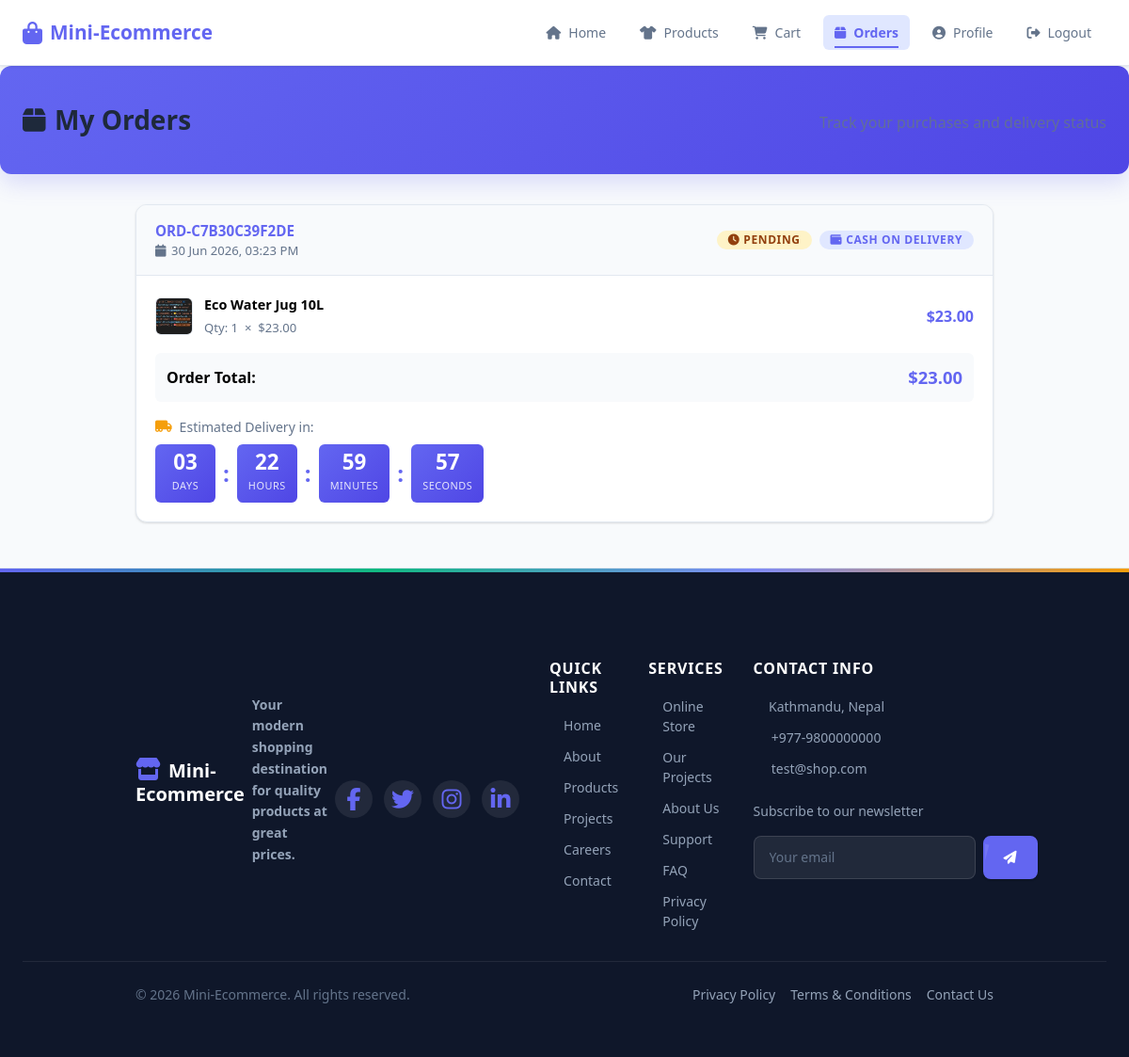
/orders/history.php (signed in), run on the app's committed database.
### tables this page shows
CREATE TABLE orders (
    order_id TEXT NOT NULL PRIMARY KEY,
    user_id TEXT NOT NULL,
    total_amount REAL NOT NULL,
    shipping_address TEXT DEFAULT NULL,
    payment_method TEXT NOT NULL,
    payment_status TEXT NOT NULL DEFAULT 'Pending',
    status TEXT NOT NULL DEFAULT 'Pending' CHECK(status IN ('Pending','Processing','Shipped','Delivered','Cancelled','Refunded')),
    tracking_number TEXT DEFAULT NULL,
    order_date TEXT DEFAULT (datetime('now')),
    updated_at TEXT DEFAULT (datetime('now')),
    FOREIGN KEY (user_id) REFERENCES users(user_id) ON DELETE CASCADE
);

### orders/history.php (the view, shortened to what this page needs)
<?php
$pdo    = getDB();
$userId = $_SESSION['user'];
$stmt = $pdo->prepare(
    'SELECT
        o.*,
        GROUP_CONCAT(p.name, "||") AS product_names,
        GROUP_CONCAT(oi.quantity, "||") AS quantities,
        GROUP_CONCAT(oi.price, "||") AS item_prices,
        GROUP_CONCAT(p.image, "||") AS images
     FROM orders o
     JOIN order_items oi ON oi.order_id = o.order_id
     JOIN products p ON p.product_id = oi.product_id
     WHERE o.user_id = ?
     GROUP BY o.order_id
     ORDER BY o.order_date DESC'
);
$stmt->execute([$userId]);
$orders = $stmt->fetchAll();
require_once __DIR__ . '/../includes/header.php';
?>
<div class="page-header">
    <h1><i class="fa-solid fa-box"></i> My Orders</h1>
    <p>Track your purchases and delivery status</p>
</div>
<div class="container">
<?php if (empty($orders)): ?>
<div class="empty-state">
    <i class="fa-solid fa-box-open"></i>
    <h3>No orders yet</h3>
    <p>Your order history will appear here after your first purchase.</p>
    <a href="<?= APP_URL ?>/product/products.php" class="btn btn-primary">
        <i class="fa-solid fa-store"></i> Start Shopping
    </a>
</div>
<?php else: ?>
<div class="orders-list">
<?php foreach ($orders as $order):
    $productNames = explode('||', $order['product_names']);
    $quantities   = explode('||', $order['quantities']);
    $itemPrices   = explode('||', $order['item_prices']);
    $images       = explode('||', $order['images'] ?? '');
    $orderTs   = strtotime($order['order_date']);
    $deliverTs = $orderTs + (4 * 86400);
    $nowTs     = time();
    $secsLeft  = $deliverTs - $nowTs;
    $delivered = $secsLeft <= 0;
?>
<div class="order-card">
    <div class="order-card-header">
        <div>
            <span class="order-id"><?= htmlspecialchars($order['order_id']) ?></span>
            <span class="order-date">
                <i class="fa-solid fa-calendar"></i>
                <?= date('d M Y, h:i A', strtotime($order['order_date'])) ?>
            </span>
        </div>
        <div class="order-badges">
            <span class="badge badge-payment
                <?= $order['payment_status'] === 'Completed' ? 'badge-success' : 'badge-warning' ?>">
                <i class="fa-solid fa-<?= $order['payment_status'] === 'Completed' ? 'circle-check' : 'clock' ?>"></i>
                <?= htmlspecialchars($order['payment_status']) ?>
            </span>
            <span class="badge badge-method">
                <i class="fa-solid fa-wallet"></i>
                <?= htmlspecialchars($order['payment_method']) ?>
            </span>
        </div>
    </div>
    <div class="order-card-body">
        <div class="order-products">
            <?php foreach ($productNames as $k => $pName): ?>
            <div class="order-product-row">
                <img src="<?= APP_URL ?>/assets/images/<?= htmlspecialchars($images[$k] ?? 'placeholder.jpg') ?>"
                     alt="<?= htmlspecialchars($pName) ?>"
                     onerror="this.src='<?= APP_URL ?>/assets/images/placeholder.jpg'"
                     class="cart-thumb-sm">
                <div class="order-product-info">
                    <strong><?= htmlspecialchars($pName) ?></strong>
                    <span>Qty: <?= (int)($quantities[$k] ?? 0) ?>
                          &nbsp;×&nbsp;
                          $<?= number_format((float)($itemPrices[$k] ?? 0), 2) ?>
                    </span>
                </div>
                <span class="order-item-sub">
                    $<?= number_format((int)$quantities[$k] * (float)$itemPrices[$k], 2) ?>
                </span>
            </div>
            <?php endforeach; ?>
        </div>
        <div class="order-total-row">
            <span>Order Total:</span>
            <strong>$<?= number_format($order['total_amount'], 2) ?></strong>
        </div>
        <div class="delivery-countdown-wrap">
            <?php if ($delivered): ?>
            <div class="delivery-delivered">
                <i class="fa-solid fa-circle-check"></i> Delivered
            </div>
            <?php else: ?>
            <div class="delivery-pending">
                <i class="fa-solid fa-truck-moving"></i>
                <span>Estimated Delivery in:</span>
            </div>
            <div class="countdown-timer"
                 data-delivery-ts="<?= $deliverTs ?>">
                <div class="cd-block">
                    <span class="cd-num" data-unit="days">0</span>
                    <span class="cd-label">Days</span>
                </div>
                <span class="cd-sep">:</span>
                <div class="cd-block">
                    <span class="cd-num" data-unit="hours">0</span>
                    <span class="cd-label">Hours</span>
                </div>
                <span class="cd-sep">:</span>
                <div class="cd-block">
                    <span class="cd-num" data-unit="minutes">0</span>
                    <span class="cd-label">Minutes</span>
                </div>
                <span class="cd-sep">:</span>
                <div class="cd-block">
                    <span class="cd-num" data-unit="seconds">0</span>
                    <span class="cd-label">Seconds</span>
                </div>
            </div>
            <?php endif; ?>
        </div>
    </div>
</div>
<?php endforeach; ?>
</div>
<?php endif; ?>
</div>
<?php require_once __DIR__ . '/../includes/footer.php'; ?>

### assets/css/style.css (style rules this page uses)
:root { --primary: #6366f1; --primary-dark: #4f46e5; --primary-light:#e0e7ff; --secondary: #64748b; --success: #22c55e; --success-light:#dcfce7; --warning: #f59e0b; --warning-light:#fef3c7; --danger: #ef4444; --danger-light: #fee2e2; --info: #3b82f6; --info-light: #dbeafe; --bg: #f8fafc; --bg-card: #ffffff; --border: #e2e8f0; --border-hover: #cbd5e1; --text: #1e293b; --texts: #e5e5e5; --text-muted: #64748b; --text-light: #94a3b8; --font: 'Segoe UI', system-ui, -apple-system, sans-serif; --radius: 0.75rem; --radius-sm: 0.5rem; --radius-lg: 1rem; --shadow-sm: 0 1px 2px rgba(0,0,0,.05); --shadow: 0 4px 6px -1px rgba(0,0,0,.1), 0 2px 4px -1px rgba(0,0,0,.06); --shadow-md: 0 10px 15px -3px rgba(0,0,0,.1), 0 4px 6px -2px rgba(0,0,0,.05); --shadow-lg: 0 20px 25px -5px rgba(0,0,0,.1), 0 10px 10px -5px rgba(0,0,0,.04); --nav-h: 70px; --transition: 0.2s ease; }
html { scroll-behavior: smooth; }
body { font-family: var(--font); background: var(--bg); color: var(--text); line-height: 1.6; min-height: 100vh; display: flex; flex-direction: column; }
img { max-width: 100%; display: block; }
.container { max-width: 1200px; margin: 0 auto; padding: 0 1.5rem; }
.page-header { background: linear-gradient(135deg, var(--primary) 0%, var(--primary-dark) 100%); color: #fff; padding: 2.5rem 1.5rem; margin-bottom: 2rem; display: flex; align-items: center; justify-content: space-between; flex-wrap: wrap; gap: 1rem; }
.page-header h1 { font-size: 1.75rem; font-weight: 700; display: flex; align-items: center; gap: .6rem; }
.page-header p { opacity: .85; margin-top: .25rem; }
.cart-thumb-sm { width: 40px; height: 40px; object-fit: cover; border-radius: var(--radius-sm); border: 1px solid var(--border); flex-shrink: 0; }
.orders-list { display: flex; flex-direction: column; gap: 1.5rem; }
.order-card { background: var(--bg-card); border: 1px solid var(--border); border-radius: var(--radius); box-shadow: var(--shadow-sm); overflow: hidden; }
.order-card-header { display: flex; justify-content: space-between; align-items: center; flex-wrap: wrap; gap: .75rem; padding: 1rem 1.25rem; background: var(--bg); border-bottom: 1px solid var(--border); }
.order-id { font-weight: 700; font-size: .95rem; color: var(--primary); display: block; }
.order-date { font-size: .82rem; color: var(--text-muted); display: flex; align-items: center; gap: .35rem; }
.order-badges { display: flex; gap: .5rem; flex-wrap: wrap; }
.badge { display: inline-flex; align-items: center; gap: .3rem; padding: .25rem .7rem; border-radius: 999px; font-size: .78rem; font-weight: 700; }
.badge-warning { background: var(--warning-light); color: #b45309; }
.badge-method { background: var(--primary-light); color: var(--primary); }
.order-card-body { padding: 1.25rem; display: flex; flex-direction: column; gap: 1rem; }
.order-products { display: flex; flex-direction: column; gap: .75rem; }
.order-product-row { display: flex; align-items: center; gap: .75rem; padding-bottom: .75rem; border-bottom: 1px dashed var(--border); }
.order-product-row:last-child { border-bottom: none; padding-bottom: 0; }
.order-product-info { flex: 1; }
.order-product-info strong { display: block; font-size: .9rem; }
.order-product-info span { font-size: .82rem; color: var(--text-muted); }
.order-item-sub { font-weight: 700; color: var(--primary); }
.order-total-row { display: flex; justify-content: space-between; align-items: center; padding: .75rem; background: var(--bg); border-radius: var(--radius-sm); font-weight: 600; }
.order-total-row strong { font-size: 1.15rem; color: var(--primary); }
.delivery-countdown-wrap { display: flex; flex-direction: column; gap: .5rem; }
.delivery-pending { display: flex; align-items: center; gap: .5rem; font-size: .88rem; color: var(--text-muted); }
.delivery-pending i { color: var(--warning); }
.countdown-timer { display: flex; align-items: center; gap: .5rem; flex-wrap: wrap; }
.cd-block { background: linear-gradient(135deg, var(--primary), var(--primary-dark)); color: #fff; border-radius: var(--radius-sm); padding: .5rem .75rem; text-align: center; min-width: 64px; }
.cd-num { display: block; font-size: 1.4rem; font-weight: 800; line-height: 1; }
.cd-label { font-size: .68rem; text-transform: uppercase; letter-spacing: .05em; opacity: .85; }
.cd-sep { font-size: 1.5rem; font-weight: 700; color: var(--primary); }

### data on the page
orders: order_id "ORD-C7B30C39F2DE", order_date "30 Jun 2026, 03:23 PM", payment_status "PENDING", payment_method "CASH ON DELIVERY", pName "Eco Water Jug 10L", k "1", k "23.00", total_amount "23.00"

### other printed values
APP_NAME "Mini-Ecommerce"
$siteName "Mini-Ecommerce"
$footerDesc "Your modern shopping destination for quality products at great prices."
$siteAddress "Kathmandu, Nepal"
$sitePhone "+977-9800000000"
$siteEmail "test@shop.com"
